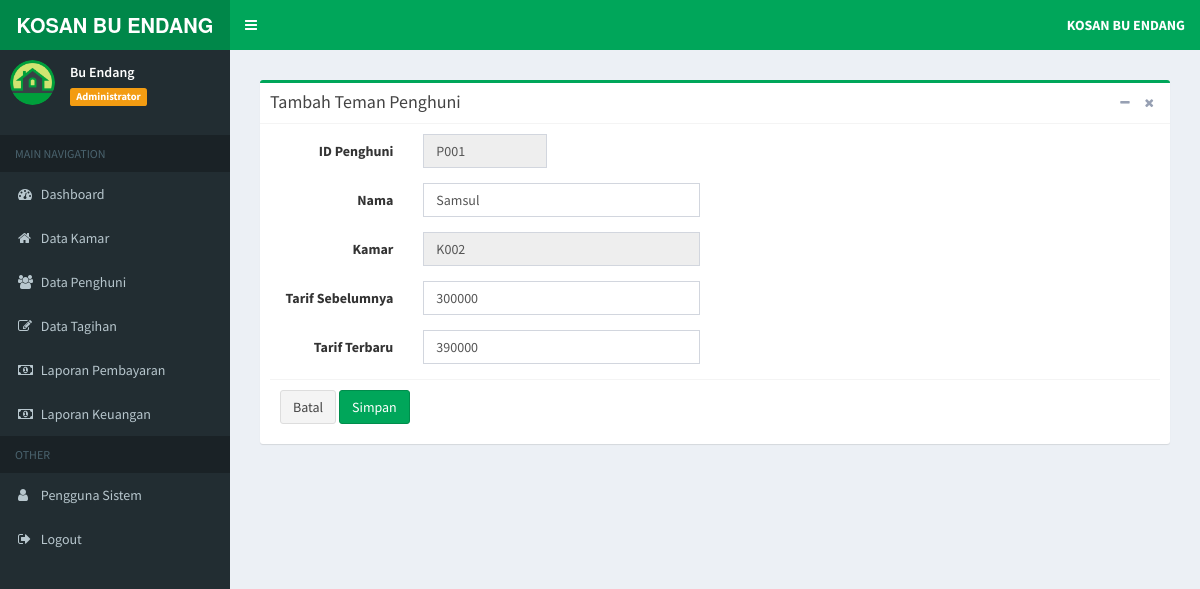
Page /index.php?page=add-teman&kode=P001 (signed in) on the committed database.
### tables this page shows
CREATE TABLE `tb_penghuni` (
  `id_penghuni` varchar(6) NOT NULL,
  `nama` varchar(20) NOT NULL,
  `alamat` text NOT NULL,
  `no_hp` varchar(15) NOT NULL,
  `tgl_reg` date NOT NULL,
  `password` varchar(15) NOT NULL,
  `level` varchar(5) NOT NULL DEFAULT 'PHN',
  `id_kamar` varchar(6) NOT NULL
);

CREATE TABLE `tb_kamar` (
  `id_kamar` varchar(6) NOT NULL,
  `lantai` varchar(5) NOT NULL,
  `kapasitas` varchar(3) NOT NULL,
  `fasilitas` text NOT NULL,
  `tarif` int(11) NOT NULL
);

### admin/penghuni/add_teman.php (the view, shortened to what this page needs)
<?php
    if(isset($_GET['kode'])){
        $sql_cek = "SELECT * FROM tb_penghuni WHERE id_penghuni='".$_GET['kode']."'";
        $query_cek = mysqli_query($koneksi, $sql_cek);
        $data_cek = mysqli_fetch_array($query_cek,MYSQLI_BOTH);
		$sql_cek1 = "SELECT * FROM tb_kamar WHERE id_kamar='".$data_cek['id_kamar']."'";
        $query_cek1 = mysqli_query($koneksi, $sql_cek1);
        $data_cek1 = mysqli_fetch_array($query_cek1,MYSQLI_BOTH);
    }
?>
<section class="content">
	<div class="row">
		<div class="col-md-12">
			<div class="box box-success">
				<div class="box-header with-border">
					<h3 class="box-title">Tambah Teman Penghuni</h3>
					<div class="box-tools pull-right">
						<button type="button" class="btn btn-box-tool" data-widget="collapse">
							<i class="fa fa-minus"></i>
						</button>
						<button type="button" class="btn btn-box-tool" data-widget="remove">
							<i class="fa fa-remove"></i>
						</button>
					</div>
				</div>
				<form class="form-horizontal" action="" method="post" enctype="multipart/form-data">
					<div class="box-body">
						<div class="form-group">
							<label class="col-sm-2 control-label">ID Penghuni</label>
							<div class="col-sm-2">
								<input type="text" class="form-control" id="id_penghuni" name="id_penghuni" value="<?php echo $data_cek['id_penghuni']; ?>"
								 readonly/>
							</div>
						</div>
						<div class="form-group">
							<label class="col-sm-2 control-label">Nama</label>
							<div class="col-sm-4">
								<input type="text" class="form-control" id="nama" name="nama" value="<?php echo $data_cek['nama']; ?>">
							</div>
						</div>
						<div class="form-group">
							<label class="col-sm-2 control-label">Kamar</label>
							<div class="col-sm-4">
								<input type="text" class="form-control" id="id_kamar" name="id_kamar" value="<?=$data_cek[
										'id_kamar']?>"readonly/>
							</div>
						</div>
						<div class="form-group">
							<label class="col-sm-2 control-label">Tarif Sebelumnya</label>
							<div class="col-sm-4">
								<input type="text" class="form-control" id="tarif1" name="tarif1" value="<?php echo $data_cek1['tarif']; ?>"
								 required>
							</div>
						</div>
						<div class="form-group">
							<label class="col-sm-2 control-label">Tarif Terbaru</label>
							<div class="col-sm-4">
								<input type="text" class="form-control" id="tarif2" name="tarif2" value="<?php echo $data_cek1['tarif']*130/100; ?>"
								 required>
							</div>
						</div>
						<div class="box-footer">
							<a href="?page=data-penghuni" class="btn btn-default">Batal</a>
							<input type="submit" name="Ubah" value="Simpan" class="btn btn-success">
						</div>
				</form>
				</div>
</section>

### rows in the picture
tb_penghuni: id_penghuni "P001", nama "Samsul", id_kamar "K002"
tb_kamar: tarif1 "300000", tarif2 "390000"

### other values in the picture
$data_nama "Bu Endang"
$data_level "Administrator"
